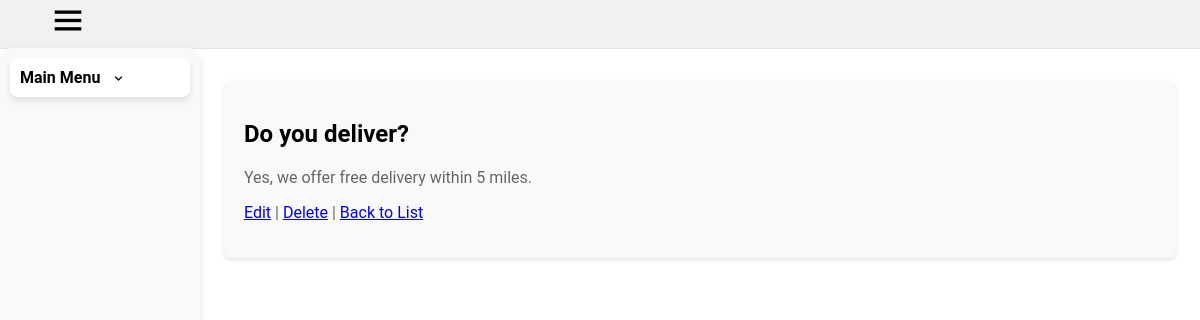
Screenshot of /faqs/1/ with the database file from the repository.
### base/models.py (models this page shows, shortened)
class FAQ(models.Model):
    question = models.CharField(max_length=255, help_text="Enter the FAQ question")
    answer = models.TextField(help_text="Enter the answer to the FAQ question")

### base/views.py (the view)
# urls.py: path('faqs/<int:pk>/', views.FAQDetailView.as_view(), name='faq_detail'),
class FAQDetailView(DetailView):
    model = FAQ
    template_name = 'base/faq_detail.html'

### base/templates/base/faq_detail.html
{% extends "dashboard/base.html" %}
{% block content %}
  <h1>{{ object.question }}</h1>
  <p>{{ object.answer }}</p>
  <p>
    <a href="{% url 'base:faq_update' object.pk %}">Edit</a> |
    <a href="{% url 'base:faq_delete' object.pk %}">Delete</a> |
    <a href="{% url 'base:faq_list' %}">Back to List</a>
  </p>
{% endblock %}

### dashboard/static/dashboard/css/styles.css (style rules this page uses)
body { overflow: scroll; overflow-x: hidden; font-family: Roboto, Arial; margin: 0; padding-top: 80px; padding-left: 96px; padding-right: 24px; background-color: white }
.container p { color: #666; }

### rows the page displays
FAQ: question "Do you deliver?", answer "Yes, we offer free delivery within 5 miles."
